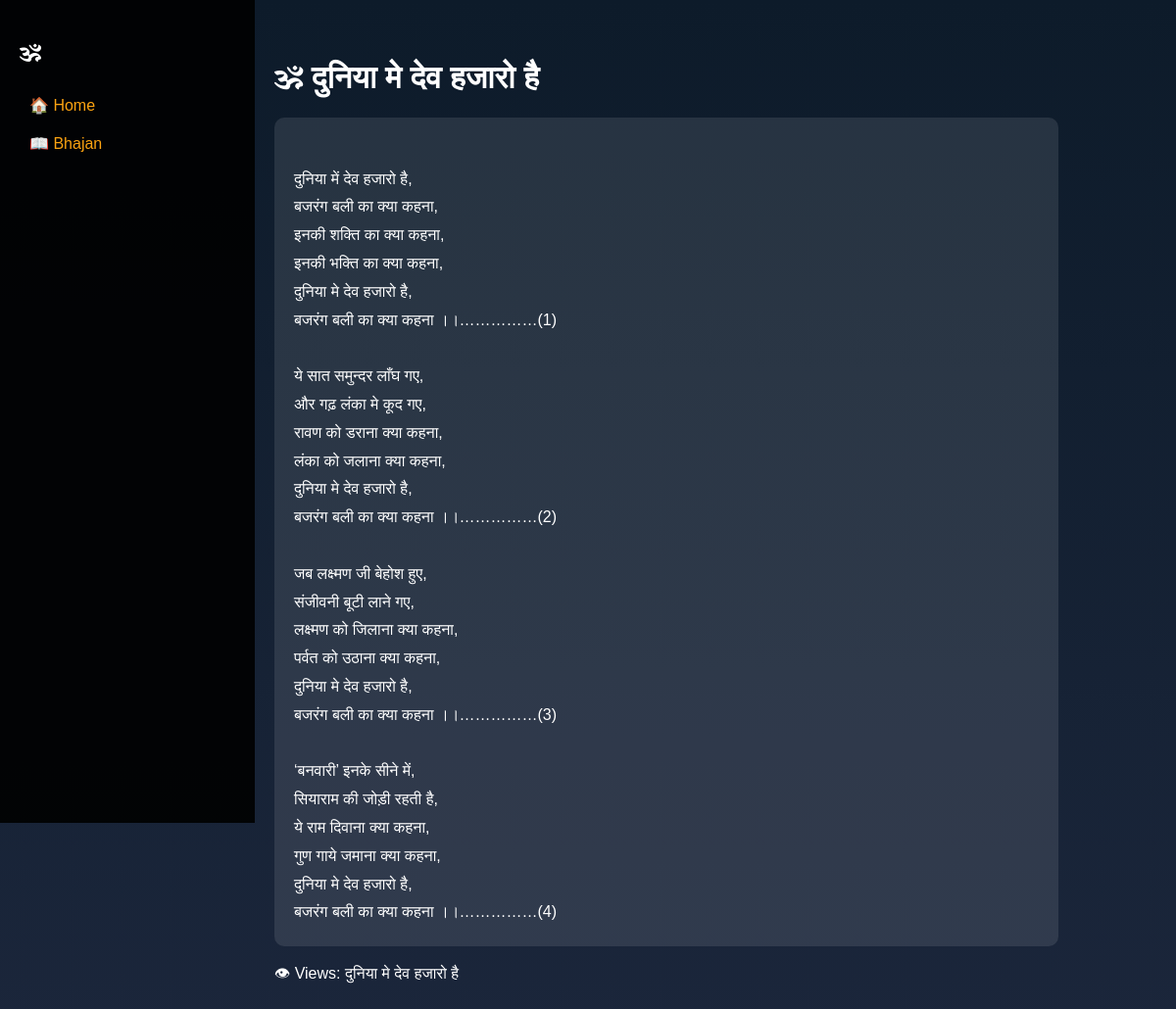
/bhajan/1 (signed in), run on the app's committed database.
### tables this page shows
CREATE TABLE bhajans (
            id INTEGER PRIMARY KEY AUTOINCREMENT,
            title TEXT NOT NULL,
            content TEXT NOT NULL,
            search_title TEXT,
            views INTEGER DEFAULT 0
        );

### app.py (the view)
@app.route('/bhajan/<int:id>')
def bhajan(id):
    conn = sqlite3.connect('database.db')
    bhajan = conn.execute("SELECT * FROM bhajans WHERE id=?", (id,)).fetchone()
    conn.execute("UPDATE bhajans SET views = views + 1 WHERE id=?", (id,))
    conn.commit()
    conn.close()
    is_admin = session.get('admin', False)
    return render_template('bhajan.html', bhajan=bhajan, is_admin=is_admin)

### templates/bhajan.html (shortened to what this page needs)
<!DOCTYPE html>
<html>
<head>
    <link rel="stylesheet" href="/static/style.css">
</head>
<body class="bhajan-bg">
<div class="sidebar" id="sidebar">
    <h2>🕉</h2>
    <a href="/">🏠 Home</a>
    <a href="/bhajans">📖 Bhajan</a>
</div>
<div class="bhajan-container">
    <h1>🕉 {{bhajan[1]}}</h1>
    <div class="bhajan-text">
        {{bhajan[2]|replace('\n','<br>')|safe}}
    </div>
    {% if is_admin %}
        <p class="views">👁 Views: {{bhajan[3]}}</p>
    {% endif %}
</div>
</body>
</html>

### static/style.css (style rules this page uses)
body { margin:0; font-family:sans-serif; color:white; }
.sidebar { width:220px; background:rgba(0,0,0,0.9); height:100vh; padding:20px; position:fixed; left:-250px; top:0; transition:0.3s; z-index:1000; }
.sidebar a { display:block; color:#fca311; padding:10px; text-decoration:none; }
@media (min-width:769px) { .sidebar { left:0; } }
@media (min-width:769px) { .main, .bhajan-container, .home-content { margin-left:240px; } }
.bhajan-bg { background:linear-gradient(to bottom,#0d1b2a,#1b263b); }
.bhajan-container { padding:40px; max-width:800px; }
.bhajan-text { background:rgba(255,255,255,0.1); padding:20px; border-radius:10px; line-height:1.8; }

### data on the page
bhajans: title "दुनिया मे देव हजारो है", content "दुनिया में देव हजारो है, बजरंग बली का क्या कहना, इनकी शक्ति का क्या कहना, इनकी भक्ति का क्या कहना, दुनिया मे देव हजारो है, बजरंग बली का क्या कहना ।।……………(1) ये सात समुन्दर लाँघ गए, और गढ़ लंका मे कूद गए, रावण को डराना क्या कहना, लंका को जलाना क्या कहना, दुनिया मे देव हजारो है, बजरंग बली का क्या कहना ।।……………(2) जब लक्ष्मण जी बेहोश हुए, संजीवनी बूटी लाने गए, लक्ष्मण को जिलाना क्या कहना, पर्वत को उठाना क्या कहना, दुनिया मे देव हजारो है, बजरंग बली का क्या कहना ।।……………(3) ‘बनवारी’ इनके सीने में, सियाराम की जोड़ी रहती है, ये राम दिवाना क्या कहना, गुण गाये जमाना क्या कहना, दुनिया मे देव हजारो है, बजरंग बली का क्या कहना ।।……………(4)", search_title "दुनिया मे देव हजारो है"
